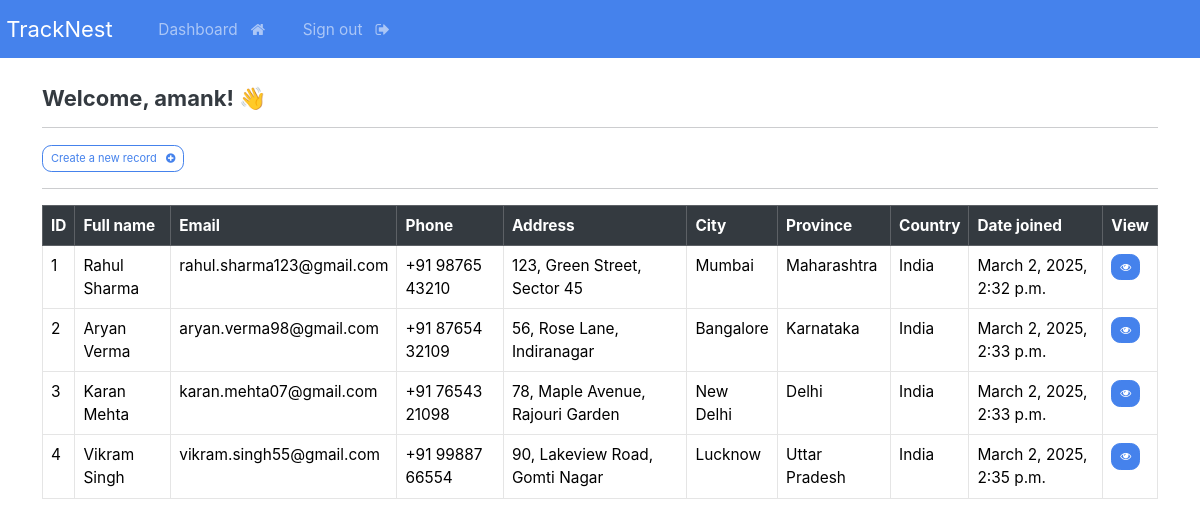
The page /dashboard (signed in) on the database its author committed.
### webapp/models.py (models this page shows, shortened)
class Record(models.Model):
    creation_date = models.DateTimeField(auto_now_add=True)
    first_name = models.CharField(max_length=100)
    last_name = models.CharField(max_length=100)
    email = models.CharField(max_length=255)
    phone = models.CharField(max_length=20)
    address = models.CharField(max_length=300)
    city = models.CharField(max_length=255)
    province = models.CharField(max_length=200)
    country = models.CharField(max_length=125)

### webapp/views.py (the view)
# urls.py: path('dashboard', views.dashboard, name="dashboard"),
@login_required(login_url='my-login')
def dashboard(request):
    my_records = Record.objects.all()
    context = {'records': my_records}
    return render(request, 'webapp/dashboard.html', context=context)

### webapp/templates/webapp/dashboard.html
{% extends 'webapp/base.html' %}
{% block content %}
<h5> Welcome, {{user}}! 👋 </h5>
<hr>
<a class="btn btn-outline-primary btn-sm" href="{% url 'create-record' %}">
     Create a new record &nbsp; <i class="fa fa-plus-circle" aria-hidden="true"></i>
    </a>
    <hr>
    <table class="table table-hover table-bordered">
        <thead class="table-light table-dark">
            <tr>
                <th scope="col"> ID </th>
                <th scope="col"> Full name </th>
                <th scope="col"> Email </th>
                <th scope="col"> Phone </th>
                <th scope="col"> Address </th>
                <th scope="col"> City </th>
                <th scope="col"> Province </th>
                <th scope="col"> Country </th>
                <th scope="col"> Date joined </th>
                <th scope="col"> View </th>
            </tr>
        </thead>
        <tbody>
            {% if records %}
            {% for record in records %}
            <tr>
                <td> {{record.id}} </td>
                <td> {{record.first_name}}  {{record.last_name}} </td>
                <td> {{record.email}} </td>
                <td> {{record.phone}} </td>
                <td> {{record.address}} </td>
                <td> {{record.city}} </td>
                <td> {{record.province}} </td>
                <td> {{record.country}} </td>
                <td> {{record.creation_date}} </td>
                <td> <a class="btn btn-primary btn-sm" href="{% url 'record' record.id %}"> <i class="fa fa-eye" aria-hidden="true"></i> </a> </td>
            </tr>
            {% endfor %}
            {% endif %}
        </tbody>
    </table>
{% endblock %}

### webapp/templates/webapp/base.html (shortened to what this page needs)
{% load static %}
<!DOCTYPE html>
<html>
    <head>
        <link rel="stylesheet" type="text/css" href="https://bootswatch.com/5/litera/bootstrap.min.css">
        <link rel="stylesheet" type="text/css" href="{% static 'css/styles.css' %}">
        <link rel="stylesheet" href="https://cdnjs.cloudflare.com/ajax/libs/font-awesome/4.7.0/css/font-awesome.min.css">
    </head>
    <body>
         {% include 'webapp/navbar.html' %}
         <div class="container">
            <br>
            {% block content %}
            {% endblock %}
        </div>
    </body>
</html>

### webapp/templates/webapp/navbar.html (shortened to what this page needs)
<nav class="navbar navbar-expand-lg navbar-dark bg-primary justify-content-center">
  <a class="navbar-brand main-heading" href="{% url '' %}">
    &nbsp;TrackNest
  </a>
    <div class="collapse navbar-collapse text-center" id="navbarNavDropdown">
      <ul class="navbar-nav mr-auto">
        {% if user.is_authenticated %}
          <li class="nav-item">
            <a class="nav-link" href="{% url 'dashboard' %}">Dashboard &nbsp; <i class="fa fa-home" aria-hidden="true"></i> </a>
          </li>
          <li class="nav-item">
            <a class="nav-link" href="{% url 'user-logout' %}">Sign out &nbsp; <i class="fa fa-sign-out" aria-hidden="true"></i> </a>
          </li>
      </ul>
      {% endif %}
    </div>
</nav>

### rows shown on the page
Record: id "1", first_name "Rahul", last_name "Sharma", email "rahul.sharma123@gmail.com", phone "+91 98765 43210", address "123, Green Street, Sector 45", city "Mumbai", province "Maharashtra", country "India", creation_date "March 2, 2025, 2:32 p.m."
Record: id "2", first_name "Aryan", last_name "Verma", email "aryan.verma98@gmail.com", phone "+91 87654 32109", address "56, Rose Lane, Indiranagar", city "Bangalore", province "Karnataka", country "India", creation_date "March 2, 2025, 2:33 p.m."
Record: id "3", first_name "Karan", last_name "Mehta", email "karan.mehta07@gmail.com", phone "+91 76543 21098", address "78, Maple Avenue, Rajouri Garden", city "New Delhi", province "Delhi", country "India", creation_date "March 2, 2025, 2:33 p.m."
Record: id "4", first_name "Vikram", last_name "Singh", email "vikram.singh55@gmail.com", phone "+91 99887 66554", address "90, Lakeview Road, Gomti Nagar", city "Lucknow", province "Uttar Pradesh", country "India", creation_date "March 2, 2025, 2:35 p.m."

### other values the page prints
{{ user }} "amank"
